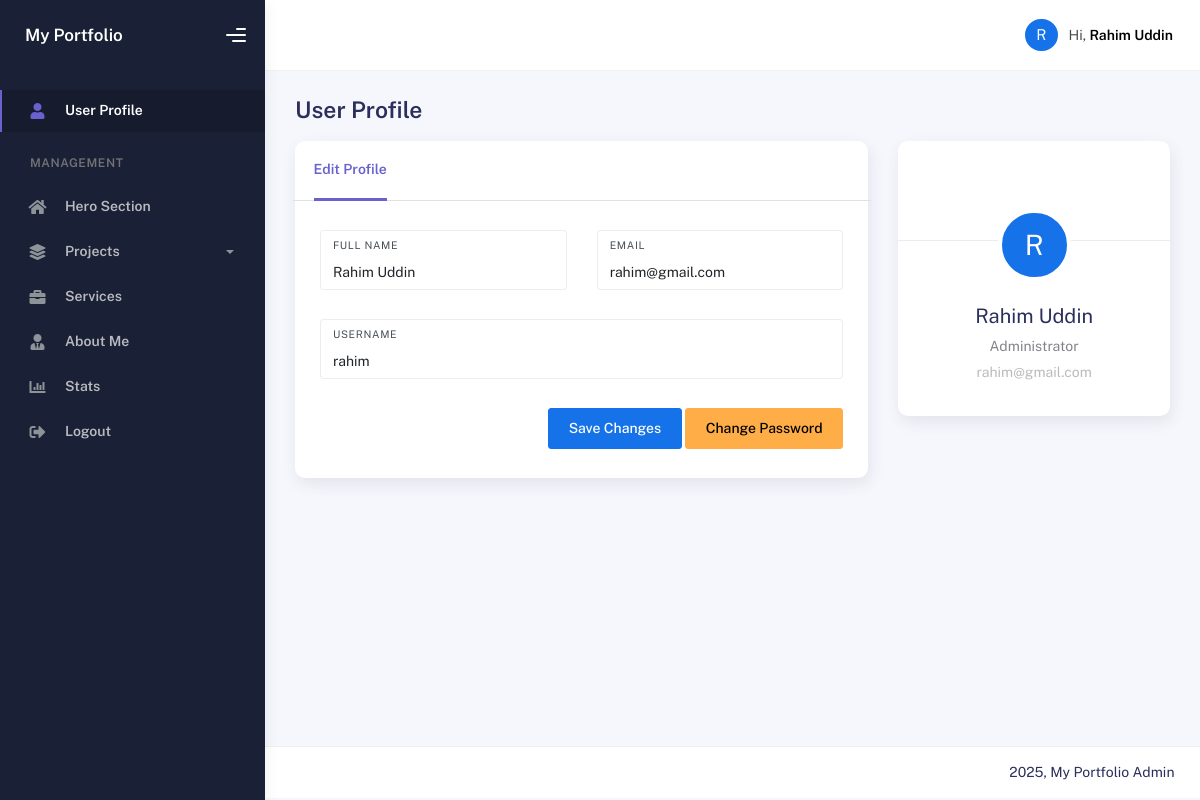
The page /admin/profile.php (signed in) on the database its author committed.
### tables this page shows
CREATE TABLE `users` (
  `id` int(11) NOT NULL,
  `username` varchar(50) NOT NULL,
  `password` varchar(255) NOT NULL,
  `name` varchar(255) DEFAULT NULL,
  `email` varchar(100) DEFAULT NULL
);

### admin/profile.php (the view, shortened to what this page needs)
<?php
require '../config/database.php';
$user_id = $_SESSION['user_id'];
$user = [];
$sql = "SELECT name, email, username FROM users WHERE id = ?";
if ($stmt = $conn->prepare($sql)) {
    $stmt->bind_param("i", $user_id);
    $stmt->execute();
    $result = $stmt->get_result();
    if ($result->num_rows == 1) {
        $user = $result->fetch_assoc();
    }
}
include 'includes/header.php';
?>
<h3 class="fw-bold mb-3">User Profile</h3>
<div class="row">
    <div class="col-md-8">
        <div class="card card-with-nav">
            <div class="card-header">
                <div class="row row-nav-line">
                    <ul class="nav nav-tabs nav-line nav-color-secondary w-100 ps-4" role="tablist">
                        <li class="nav-item"> <a class="nav-link active show" data-bs-toggle="tab" href="#home" role="tab" aria-selected="true">Edit Profile</a> </li>
                    </ul>
                </div>
            </div>
            <div class="card-body">
                <form action="profile.php" method="POST">
                    <div class="row mt-3">
                        <div class="col-md-6">
                            <div class="form-group form-group-default">
                                <label>Full Name</label>
                                <input type="text" class="form-control" name="name" value="<?php echo htmlspecialchars($user['name']); ?>" required>
                            </div>
                        </div>
                        <div class="col-md-6">
                            <div class="form-group form-group-default">
                                <label>Email</label>
                                <input type="email" class="form-control" name="email" value="<?php echo htmlspecialchars($user['email']); ?>" required>
                            </div>
                        </div>
                    </div>
                    <div class="row mt-3">
                        <div class="col-md-12">
                            <div class="form-group form-group-default">
                                <label>Username</label>
                                <input type="text" class="form-control" name="username" value="<?php echo htmlspecialchars($user['username']); ?>" required>
                            </div>
                        </div>
                    </div>
                    <div class="text-end mt-3 mb-3">
                        <button type="submit" class="btn btn-primary">Save Changes</button>
                        <a href="forgot.php" class="btn btn-warning">Change Password</a>
                    </div>
                </form>
            </div>
        </div>
    </div>
    <div class="col-md-4">
        <div class="card card-profile">
            <div class="card-header" style="background-image: url('../assets/img/blogpost.jpg')">
                <div class="profile-picture">
                    <div class="avatar avatar-xl">
                        <span class="avatar-title rounded-circle border border-white bg-primary text-white fs-2">
                            <?php echo substr($user['name'], 0, 1); ?>
                        </span>
                    </div>
                </div>
            </div>
            <div class="card-body">
                <div class="user-profile text-center">
                    <div class="name"><?php echo htmlspecialchars($user['name']); ?></div>
                    <div class="job">Administrator</div>
                    <div class="desc"><?php echo htmlspecialchars($user['email']); ?></div>
                </div>
            </div>
        </div>
    </div>
</div>
<?php
include 'includes/footer.php';
?>

### rows shown on the page
users: name "Rahim Uddin", email "rahim@gmail.com", username "rahim", name "R"

### other values the page prints
substr($_SESSION['name'], 0, 1) "R"
$_SESSION['name'] "Rahim Uddin"
